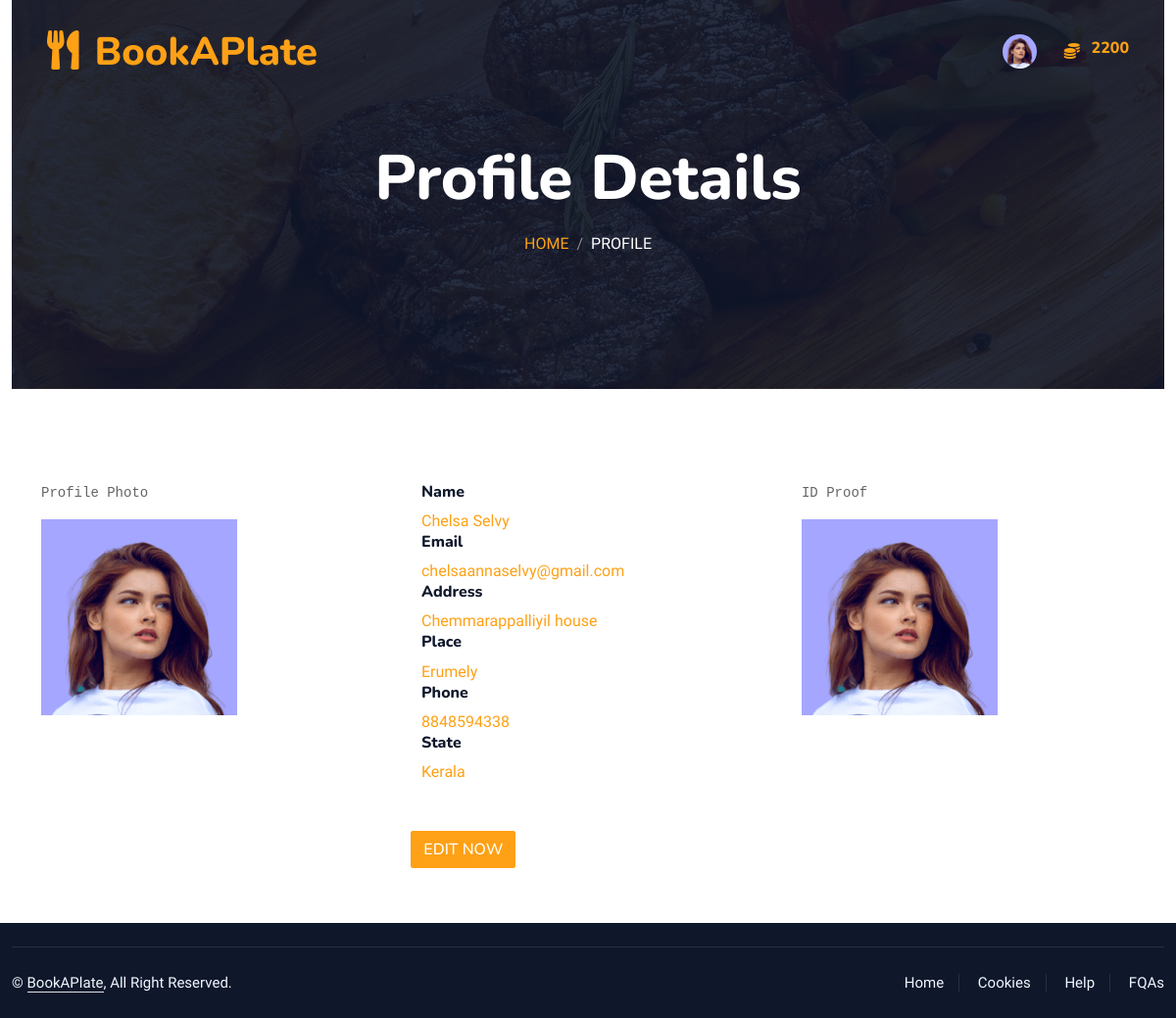
Page /customer_user/profile/ (signed in) on the committed database.
### admin_workbench/models.py (models this page shows)
class Customer(models.Model):
    customer_id = models.AutoField(primary_key=True)
    phone = models.CharField(max_length=13, unique=True)
    address = models.CharField(max_length=100)
    place = models.CharField(max_length=100)
    STATES_CHOICES = [
    ('','Select State'),
    ('Andhra Pradesh', 'Andhra Pradesh'),
    ('Arunachal Pradesh', 'Arunachal Pradesh'),
    ('Assam', 'Assam'),
    ('Bihar', 'Bihar'),
    ('Chhattisgarh', 'Chhattisgarh'),
    ('Goa', 'Goa'),
    ('Gujarat', 'Gujarat'),
    ('Haryana', 'Haryana'),
    ('Himachal Pradesh', 'Himachal Pradesh'),
    ('Jharkhand', 'Jharkhand'),
    ('Karnataka', 'Karnataka'),
    ('Kerala', 'Kerala'),
    ('Madhya Pradesh', 'Madhya Pradesh'),
    ('Maharashtra', 'Maharashtra'),
    ('Manipur', 'Manipur'),
    ('Meghalaya', 'Meghalaya'),
    ('Mizoram', 'Mizoram'),
    ('Nagaland', 'Nagaland'),
    ('Odisha', 'Odisha'),
    ('Punjab', 'Punjab'),
    ('Rajasthan', 'Rajasthan'),
    ('Sikkim', 'Sikkim'),
    ('Tamil Nadu', 'Tamil Nadu'),
    ('Telangana', 'Telangana'),
    ('Tripura', 'Tripura'),
    ('Uttar Pradesh', 'Uttar Pradesh'),
    ('Uttarakhand', 'Uttarakhand'),
    ('West Bengal', 'West Bengal')
]
    state = models.CharField(max_length=100, choices=STATES_CHOICES,default='Kerala')
    status = models.CharField(max_length=10, default='Active')
    profile_photo = models.ImageField(upload_to='profile_pictures/', null=True)
    id_proof = models.ImageField(upload_to='customer_identifier/', null=True)
    user = models.OneToOneField(User, on_delete=models.CASCADE)

class Coins(models.Model):
    coin_id = models.AutoField(primary_key=True)
    coin_quantity = models.IntegerField(default= 2000)
    user = models.ForeignKey(Customer,on_delete=models.CASCADE)

### customer/views.py (the view)
# urls.py: path('profile/', CustomerProfileView, name='customer_profile'),
@login_required
def CustomerProfileView(request):
    logged_user, customer, coins = get_customer_and_coins(request)
    if request.method == 'POST':
        userform = UserForm(request.POST, instance=logged_user)
        customerdetailsform = EditCustomerForm(request.POST, request.FILES, instance=customer)
        if userform.is_valid() and customerdetailsform.is_valid():
            user = userform.save()  # Save the user first
            customer = customerdetailsform.save()
            messages.success(request, 'You have successfully updated your profile')
            return redirect('customer_profile')
    else:
        userform = UserForm(instance=logged_user)
        customerdetailsform = EditCustomerForm(instance=customer)
    context = {
        'logged_user': logged_user,
        'customer': customer,
        'form1': userform,
        'form2': customerdetailsform,
        'coins': coins,
    }
    return render(request, 'customer/profile.html', context)

### customer/views.py (called while the page is built)
@login_required
def get_customer_and_coins(request):
    logged_user = request.user
    customer = get_object_or_404(Customer, user=logged_user)
    coins = get_object_or_404(Coins, user=customer)
    return logged_user, customer, coins

### customer/templates/customer/profile.html (shortened to what this page needs)
{% extends 'customer/base.html'%} {% load static %}  {% block content %}
<div class="container-xxl position-relative p-0">
  <div class="container-xxl py-5 bg-dark hero-header mb-5">
    <div class="container text-center my-5 pt-5 pb-4">
      <h1 class="display-3 text-white mb-3 animated slideInDown">
        Profile Details
      </h1>
      <nav aria-label="breadcrumb">
        <ol class="breadcrumb justify-content-center text-uppercase">
          <li class="breadcrumb-item"><a href="#">Home</a></li>
          <li class="breadcrumb-item text-white active" aria-current="page">
            Profile
          </li>
        </ol>
      </nav>
    </div>
  </div>
</div>
<div class="container py-5">
  <div class="row g-5">
    <div class="col-sm-12 col-md-6 col-lg-4">
      <pre class="ms-0">Profile Photo</pre>
      <img src="{{customer.profile_photo.url}}" class="img-fluid"/>
    </div>
    <div class="col-sm-12 col-md-6 col-lg-4">
      <h6>Name</h6>
      <label class="text-primary">{{logged_user.first_name}}&nbsp;{{logged_user.last_name}}</label>
      <h6>Email</h6>
      <label class="text-primary">{{logged_user.email}}</label>
      <h6>Address</h6>
      <label class="text-primary">{{customer.address}}&nbsp;</label>
      <h6>Place</h6>
      <label class="text-primary">{{customer.place}}&nbsp;</label>
      <h6>Phone</h6>
      <label class="text-primary">{{customer.phone}}&nbsp;</label>
      <h6>State</h6>
      <label class="text-primary">{{customer.state}}&nbsp;</label>
    </div>
    <div class="col-sm-12 col-md-6 col-lg-4">
      <pre>ID Proof</pre>
      <img src="{{customer.id_proof.url}}" class="img-fluid"/>
    </div>
    <div class="col-12">
      <div class="row g-3">
        <div class="col-sm-12 col-md-6 col-lg-4"></div>
        <div class="col-sm-12 col-md-6 col-lg-4">
          <button type="submit" class="btn btn-primary" id="myModalBtn">
            EDIT NOW
          </button>
        </div>
        <div class="col-sm-12 col-md-6 col-lg-4"></div>
      </div>
    </div>
  </div>
</div>
</div>
{% endblock %}

### customer/templates/customer/base.html (shortened to what this page needs)
{% load static %}
<!DOCTYPE html>
<html lang="en">
  <head>
    <link
      href="https://cdnjs.cloudflare.com/ajax/libs/font-awesome/5.10.0/css/all.min.css"
      rel="stylesheet"
    />
    <link
      href="https://cdn.jsdelivr.net/npm/bootstrap-icons@1.4.1/font/bootstrap-icons.css"
      rel="stylesheet"
    />
    <link
      href="{% static 'book_a_plate/lib/animate/animate.min.css' %}"
      rel="stylesheet"
    />
    <link
      href="{% static 'book_a_plate/lib/owlcarousel/assets/owl.carousel.min.css' %}"
      rel="stylesheet"
    />
    <link
      href="{% static 'book_a_plate/lib/tempusdominus/css/tempusdominus-bootstrap-4.min.css' %}"
      rel="stylesheet"
    />
    <link
      href="{% static 'book_a_plate/css/bootstrap.min.css' %}"
      rel="stylesheet"
    />
    <link href="{% static 'book_a_plate/css/style.css' %}" rel="stylesheet" />
  </head>
  <body>
    <div class="container-xxl bg-white p-0">
      <div class="container-xxl position-relative p-0">
        <nav
          class="navbar navbar-expand-lg navbar-dark bg-dark px-4 px-lg-5 py-3 py-lg-0"
        >
          <a href="#" class="navbar-brand p-0">
            <h1 class="text-primary m-0">
              <i class="fa fa-utensils me-3"></i>BookAPlate
            </h1>
          </a>
          <div
            class="collapse navbar-collapse justify-content-end px-0"
            id="navbarNav"
          >
            <ul
              class="navbar-nav flex-row ms-auto align-items-center justify-content-end"
            >
              <li class="nav-item dropdown">
                <a
                  class="nav-link nav-icon-hover"
                  href="javascript:void(0)"
                  id="drop2"
                  data-bs-toggle="dropdown"
                  aria-expanded="false"
                >
                  {% if logged_user.is_authenticated and customer.profile_photo.url %}
                  <img
                    src="{{customer.profile_photo.url}}"
                    alt=""
                    width="35"
                    height="35"
                    class="rounded-circle"
                  />
                  {% else %}
                  <i class="fa fa-list"></i>
                  {% endif %}
                </a>
              </li>
              <li class="nav-item">
                <span>&nbsp;&nbsp;&nbsp;&nbsp;&nbsp;&nbsp;</span>
                <label class="text-primary">
                  <i class="fa fa-coins"></i>
                </label>
                <span>&nbsp;&nbsp;</span>
              </li>
              <li class="nav-item">
                <label class="text-primary">
                  <h6 class="text-primary">{{coins.coin_quantity}}</h6>
                </label>
              </li>
            </ul>
          </div>
        </nav>
      </div>
      <div class="container-fluid">{% block content %} {% endblock %}</div>
      <div
        class="container-fluid bg-dark text-light footer pt-4 mt-2 wow fadeIn"
        data-wow-delay="0.1s"
      >
        <div class="copyright">
          <div class="row">
            <div class="col-md-6 text-center text-md-start mb-3 mb-md-0">
              &copy; <a class="border-bottom" href="#">BookAPlate</a>, All Right
              Reserved.
            </div>
            <div class="col-md-6 text-center text-md-end">
              <div class="footer-menu">
                <a href="#">Home</a>
                <a href="#">Cookies</a>
                <a href="#">Help</a>
                <a href="#">FQAs</a>
              </div>
            </div>
          </div>
        </div>
      </div>
  </body>
</html>

### static/book_a_plate/css/style.css (style rules this page uses)
:root { --primary: #FEA116; --light: #F1F8FF; --dark: #0F172B; }
.btn { font-family: 'Nunito', sans-serif; font-weight: 500; text-transform: uppercase; transition: .5s; }
.btn.btn-primary, .btn.btn-secondary { color: #FFFFFF; }
.navbar-dark .navbar-nav .nav-link { position: relative; margin-left: 25px; padding: 35px 0; font-size: 15px; color: var(--light) !important; text-transform: uppercase; font-weight: 500; outline: none; transition: .5s; }
@media (min-width: 992px) { .navbar-dark { position: absolute; width: 100%; top: 0; left: 0; z-index: 999; background: transparent !important; } }
.hero-header { background: linear-gradient(rgba(15, 23, 43, .9), rgba(15, 23, 43, .9)), url(../img/bg-hero.jpg); background-position: center center; background-repeat: no-repeat; background-size: cover; }
.breadcrumb-item + .breadcrumb-item::before { color: rgba(255, 255, 255, .5); }
.footer .copyright { padding: 25px 0; font-size: 15px; border-top: 1px solid rgba(256, 256, 256, .1); }
.footer .copyright a { color: var(--light); }
.footer .footer-menu a { margin-right: 15px; padding-right: 15px; border-right: 1px solid rgba(255, 255, 255, .1); }
.footer .footer-menu a:last-child { margin-right: 0; padding-right: 0; border-right: none; }

### rows in the picture
Customer: profile_photo (picture), address "Chemmarappalliyil house", place "Erumely", phone "8848594338", state "Kerala", id_proof (picture)
Coins: coin_quantity "2200"

### other values in the picture
{{ logged_user.first_name }} "Chelsa"
{{ logged_user.last_name }} "Selvy"
{{ logged_user.email }} "chelsaannaselvy@gmail.com"
